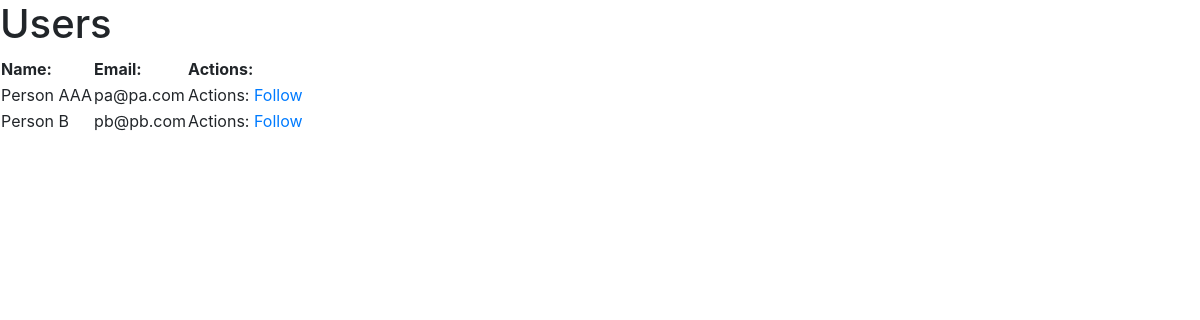
Screenshot of /users with the database file from the repository.
### app.py (models this page shows)
class Users(db.Model):
    __tablename__ = "Users"    # optional
    id = db.Column(db.Integer, primary_key=True)
    first_name = db.Column(db.String(45))
    last_name = db.Column(db.String(45))
    email = db.Column(db.String(45))
    password = db.Column(db.String(255))
    tweet_id = db.relationship('Tweets', secondary=likes_table)
    user_being_followed = db.relationship('Users', secondary=follows_table)
    user_following = db.relationship('Users', secondary=follows_table)
    created_at = db.Column(db.DateTime, server_default=func.now())    # notice the extra import statement above
    updated_at = db.Column(db.DateTime, server_default=func.now(), onupdate=func.now())

### app.py (the view)
@app.route('/users')
def get_users():
    users = Users.query.all()
    return render_template('/users.html',  users = users)

### templates/users.html (shortened to what this page needs)
<!DOCTYPE html>
<html lang="en">
<head>
    <link rel="stylesheet" href="https://stackpath.bootstrapcdn.com/bootstrap/4.4.1/css/bootstrap.min.css">
    <link rel="stylesheet" type="text/css" href="{{ url_for('static', filename='css/style.css') }}">
    <link rel="stylesheet" href="style.css">
</head>
<body>
    <h1>Users</h1>
    <table>
        <thead>
            <th>Name:</th>
            <th>Email:</th>
            <th>Actions:</th>
        </thead>
        <tbody>
            {% for user in users %}
            <tr>
                <td>{{ user['first_name'] }} {{ user['last_name'] }}</td>
                <td>{{ user['email'] }}</td>
                <td>Actions:
                    <a href="/users/{{ user['id'] }}/follow">Follow</a>
                </td>
            {% endfor %}
            </tr>
        </tbody>
    </table>
</body>
</html>

### rows the page displays
Users: first_name "Person", last_name "AAA", email "pa@pa.com"
Users: first_name "Person", last_name "B", email "pb@pb.com"
